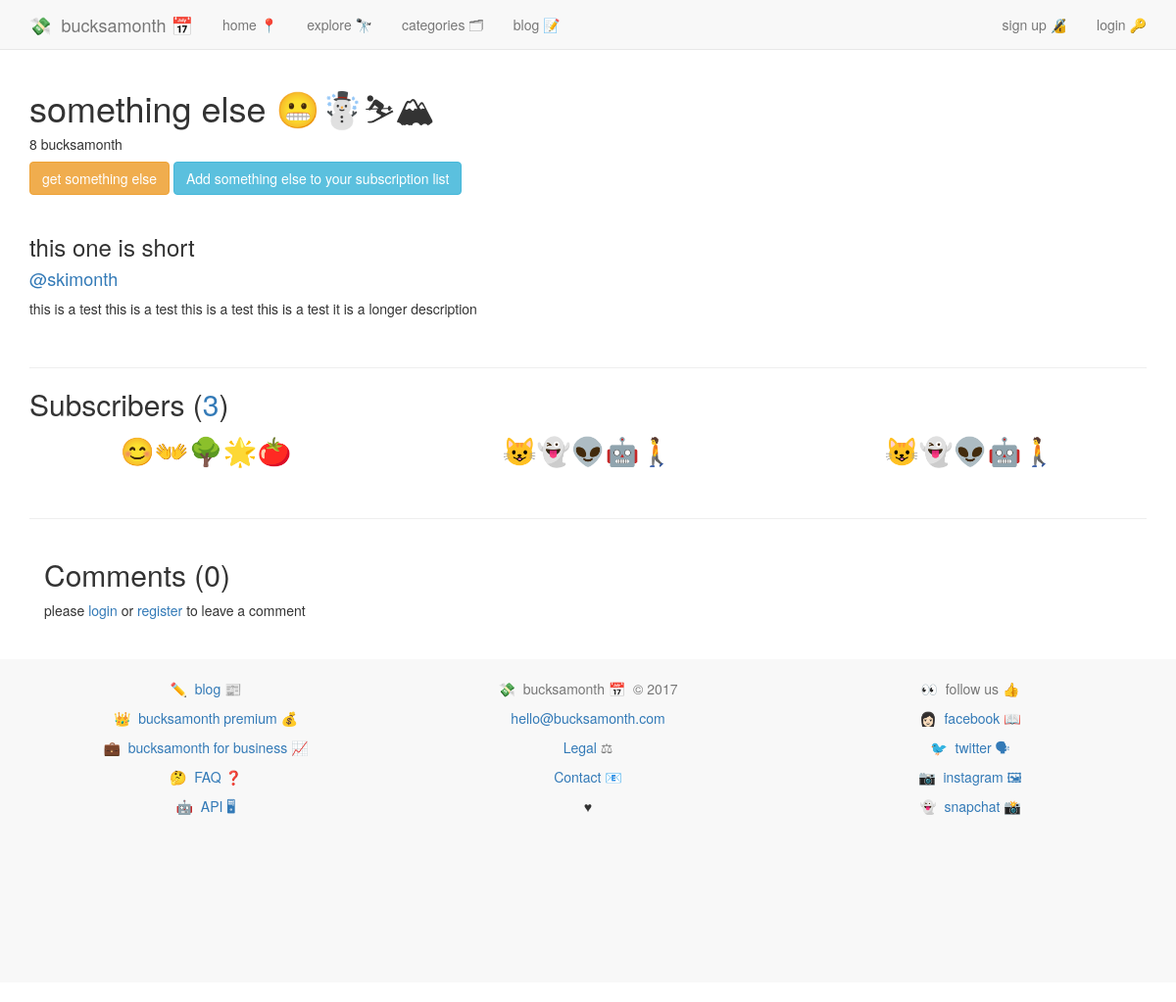
Screenshot of /services/something-else/ with the database file from the repository.
### services/models.py (models this page shows, shortened)
class Service(models.Model):
	service_name 			= models.CharField(max_length=140)
	service_slug			= models.SlugField(blank=True)
	url_name 				= models.CharField(max_length=200)
	description_long		= models.CharField(max_length=500, default='')
	description_short		= models.CharField(max_length=140, default='')
	category				= models.ManyToManyField(Category, blank=True)
	featured				= models.BooleanField(default=False)
	date_created 			= models.DateField(auto_now=True)
	bucksamonth 			= models.DecimalField(max_digits=8, decimal_places=2, default=0.00)
	emoji					= models.CharField(max_length=20, default='')
	twitter 				= models.CharField(max_length=100, default='')
	@property
	def get_content_type(self):
		instance = self
		content_type = ContentType.objects.get_for_model(instance.__class__)
		return content_type
	@property
	def comments(self):
		instance = self
		qs = Comment.objects.filter_by_instance(instance)
		return qs

class Subscription(models.Model):
	service 				= models.ForeignKey(Service, on_delete=models.CASCADE, related_name='subscription_service')
	user 					= models.ForeignKey(UserProfile, on_delete=models.CASCADE, related_name="subscribed_user")
	cc_nickname 			= models.CharField(max_length=10)
	bucksamonth 			= models.DecimalField(max_digits=8, decimal_places=2, default=0.00)
	date_created			= models.DateField(default=date.today)
	wishlist				= models.BooleanField(default=False)
	private					= models.BooleanField(default=False)

### accounts/models.py (models this page shows, shortened)
class UserProfile(models.Model):
	user = models.OneToOneField(User)
	description = models.CharField(max_length=100, default='')
	twitter = models.CharField(max_length=100, default='')
	emoji = models.CharField(max_length=10, default='')
	setup = models.BooleanField(default=False)
	uid = models.CharField(default=uuid.uuid4, max_length=40)
	email_valid = models.BooleanField(default=False)
	followers = models.ManyToManyField('self')

### services/views.py (the view, shortened to what this page needs)
# urls.py: url(r'^(?P<service_slug>.+)/$', views.service_detail, name='service_detail'),
def service_detail(request, service_slug):
	instance = get_object_or_404(Service, service_slug=service_slug)
	initial_data = {
		'content_type':instance.get_content_type,
		'object_id':instance.id
	}
	form = CommentForm(request.POST or None, initial=initial_data)
	subscribers = Subscription.objects.filter(service=instance)
	subscribers_count = subscribers.distinct().count()
	comments = instance.comments
	context = {
		'instance':instance,
		'form':form,
		'subscribers':subscribers,
		'subscribers_count':subscribers_count,
		'comments':comments,
	}
	if request.user.is_authenticated():
		user_info = Subscription.objects.filter(service=instance, user=request.user.userprofile).first()
		context['user_info'] = user_info
	return render(request, 'services/service_detail.html', context)

### comments/models.py (called while the page is built)
	def filter_by_instance(self, instance):
		content_type = ContentType.objects.get_for_model(instance.__class__)
		obj_id = instance.id
		qs = super(CommentManager, self).filter(content_type=content_type, object_id=obj_id)
		return qs

### services/templates/services/service_detail.html (shortened to what this page needs)
{% extends 'base.html' %}
{% load crispy_forms_tags %}
{% block content %}
{% include 'nav.html' %}
<div class="container">
<div class="row"><div class="container"><h1>{{ instance.service_name }} {{ instance.emoji }}</h1>
<h5>{{ instance.bucksamonth | floatformat:"0" }} bucksamonth</h5>
<a href="{{ instance.url_name }}" class="btn btn-warning">get {{ instance.service_name }}</a> {% if not user_info %}<a class="btn btn-info" href="{% url 'services:add_service_from_detail_view' service_slug=instance.service_slug %}">Add {{ instance.service_name }} to your subscription list</a>{% endif %}
</div>
</div>
<br />
<h3>{{ instance.description_short }}</h3>
<h4><a href="https://twitter.com/{{ instance.twitter }}">{{ instance.twitter }}</a></h4>
<p>{{ instance.description_long }}<p>
<br>
<hr>
<h2>Subscribers (<a href="{% url 'services:service_subscribers' service_slug=instance.service_slug %}">{{ subscribers_count }}</a>)</h2>
{% for subscriber in subscribers %}
{% cycle '<div class="row">' '' ''  %}
<div style="text-align:center;" class="col-md-4">
<p style="font-size:2em;"><a href="{% url 'users:view_profile' username=subscriber.user.user.username %}">{{ subscriber.user.emoji }}<br /></a></p>
</div>
{% cycle '' '' '</div>' %}
{% endfor %}
<br />
<hr>
<div class="col-md-8">
<h2>Comments ({{ instance.comments.count }})</h2>
{% if user.is_authenticated %}
<form method="POST" action="{% url 'services:service_detail' service_slug=instance.service_slug %}">
{% csrf_token %}
{{ form }}
<br />
<button class="btn btn-default" type="submit">add 💬</button>
</form>
{% else %}
<span>
please <a href="{% url 'accounts:login' %}">login</a> or <a href="{% url 'accounts:register' %}">register</a> to leave a comment
</span>
{% endif %}
<br /><br />
</div>
</div>
{% endblock %}

### static/css/main.css (style rules this page uses)
body { min-height: 200px; padding-top: 70px; padding-bottom: 20px; }
a { text-decoration: none; }

### rows the page displays
Service: service_name "something else", emoji "😬☃️⛷🏔", bucksamonth "8", description_short "this one is short", twitter "@skimonth", description_long "this is a test this is a test this is a test this is a test it is a longer description", comments.count "0"
Subscription: user.emoji "😊👐🌳🌟🍅"
Subscription: user.emoji "😺👻👽🤖🚶"
Subscription: user.emoji "😺👻👽🤖🚶"

### other values shown
{{ subscribers_count }} "3"
